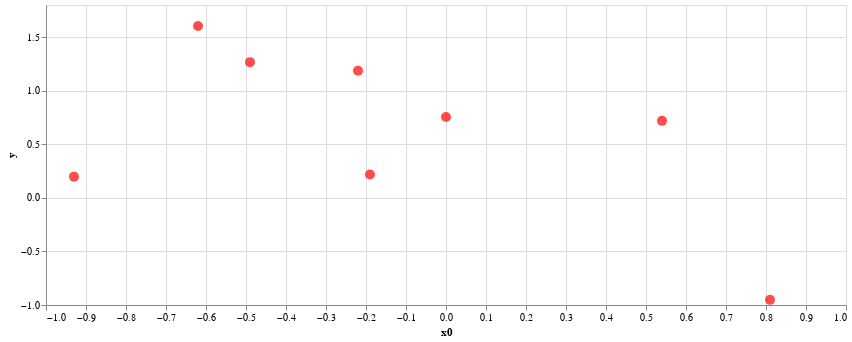

Write notebook code for a chart like this one.
### Markdown cell above
Evaluate the function and plot all the noisy evaluations `y` so far:

### Code cell
y = blackbox1([x0.value])[0][0]
print(f'Evaluated black box at {x0.value}; result={y}')
blackbox1.plot_xy().properties(width=800, height=300)

### Figure 1 — Vega-Lite specification as saved in the notebook (floating-point values rounded to 4 significant figures)
{"config": {"view": {"continuousWidth": 400, "continuousHeight": 300}}, "data": {"name": "data-5a379d94f475eee0eda91b8471c30bc5"}, "mark": {"type": "circle", "color": "red", "size": 100}, "encoding": {"x": {"type": "quantitative", "field": "x0", "scale": {"domain": [-1, 1]}}, "y": {"type": "quantitative", "field": "y"}}, "height": 300, "width": 800, "$schema": "https://vega.github.io/schema/vega-lite/v4.8.1.json", "datasets": {"data-5a379d94f475eee0eda91b8471c30bc5": [{"x0": 0.0, "y": 0.7542}, {"x0": 0.54, "y": 0.7187}, {"x0": -0.62, "y": 1.604}, {"x0": -0.19, "y": 0.2176}, {"x0": -0.93, "y": 0.1979}, {"x0": 0.81, "y": -0.9519}, {"x0": -0.22, "y": 1.186}, {"x0": -0.49, "y": 1.267}]}}
